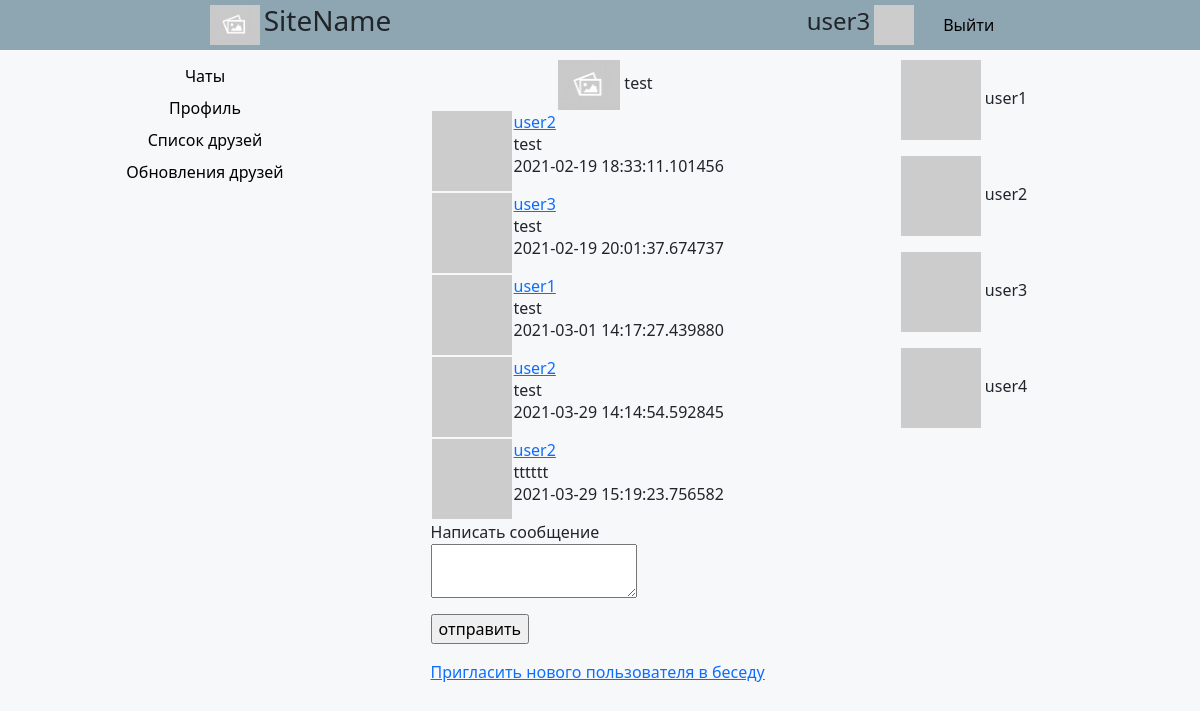
Before: /chat/test (signed in) with the older database file.
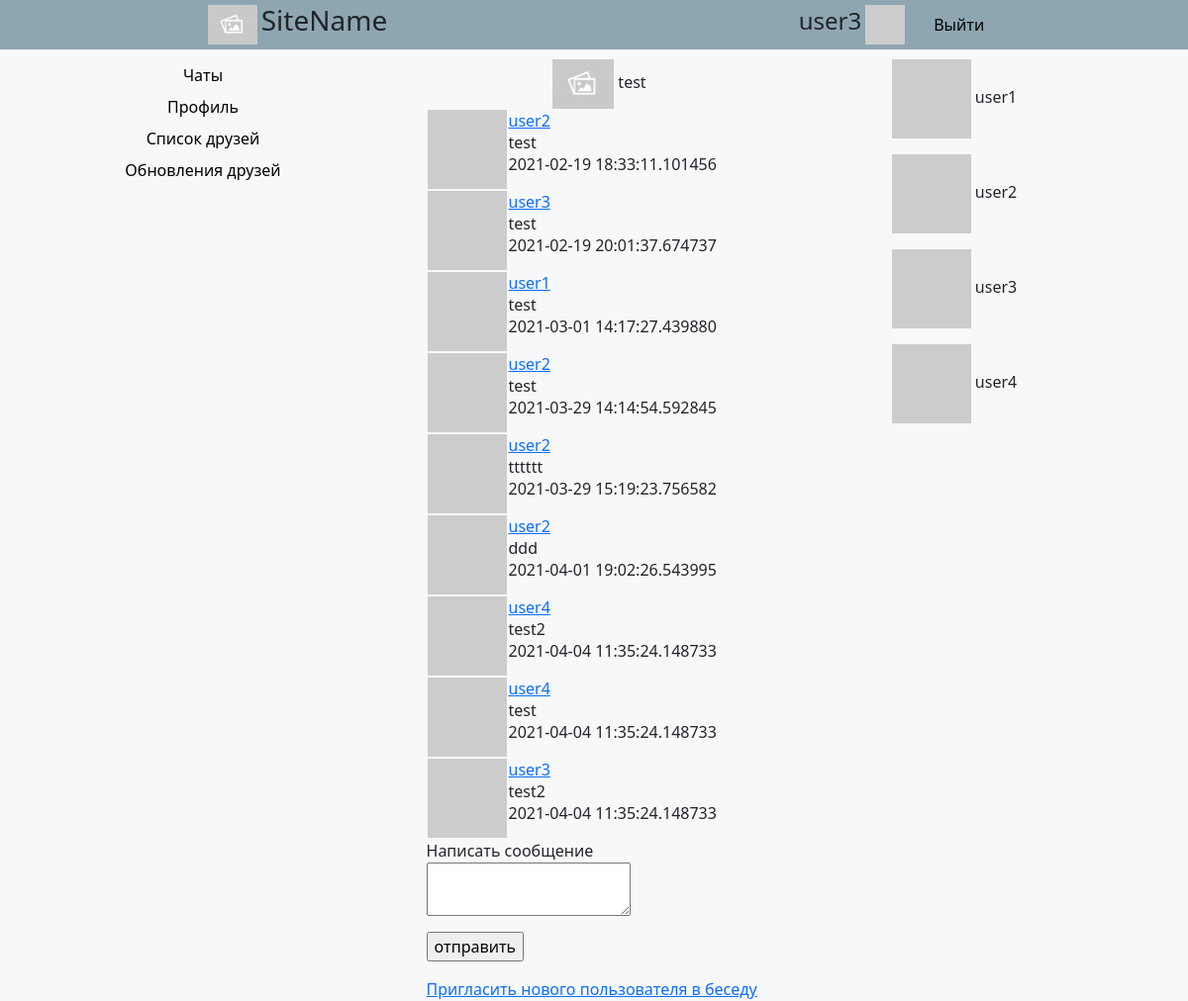
After: the same page with the newer database file.
### app/models.py (models this page shows, shortened)
class User(UserMixin, db.Model):
    id = db.Column(db.Integer, primary_key=True)
    username = db.Column(db.String(64), index=True, unique=True)
    email = db.Column(db.String(120), index=True, unique=True)
    password_hash = db.Column(db.String(128))
    posts = db.relationship('Post', backref='author', lazy='dynamic')
    invitations = db.relationship('Invitation', backref='user', lazy='dynamic')
    about_me = db.Column(db.String(140))
    last_seen = db.Column(db.DateTime, default=datetime.now(pytz.timezone('Europe/Moscow')))
    followed = db.relationship(
        'User', secondary=followers,
        primaryjoin=(followers.c.follower_id == id),
        secondaryjoin=(followers.c.followed_id == id),
        backref=db.backref('followers', lazy='dynamic'), lazy='dynamic')
    def avatar(self, size):
        digest = md5(self.email.lower().encode('utf-8')).hexdigest()
        return 'https://www.gravatar.com/avatar/{}?d=identicon&s={}'.format(
            digest, size)

class Chat(db.Model):
    id = db.Column(db.Integer, primary_key=True)
    name = db.Column(db.String(64), index=True)
    users = db.relationship('User', secondary=user_chats, backref='chats')
    posts = db.relationship('Post', backref='chat', lazy='dynamic')
    invitations = db.relationship('Invitation', backref='chat', lazy='dynamic')

class Post(db.Model):
    id = db.Column(db.Integer, primary_key=True)
    body = db.Column(db.String(140))
    timestamp = db.Column(db.DateTime, index=True, default=datetime.now(pytz.timezone('Europe/Moscow')))
    user_id = db.Column(db.Integer, db.ForeignKey('user.id'))
    chat_id = db.Column(db.Integer, db.ForeignKey('chat.id'))

### app/routes.py (the view)
@app.route('/chat/<name>', methods=['GET', 'Post'])
@login_required
def chat(name):
    form = PostForm()
    chat = Chat.query.filter_by(name=name).first()
    if form.validate_on_submit():
        post = Post(body=form.post.data, author=current_user, chat=chat,
                    timestamp=datetime.now(pytz.timezone('Europe/Moscow')))
        db.session.add(post)
        db.session.commit()
        return redirect(url_for('chat', name=chat.name))
    posts = chat.posts
    return render_template("chat.html", title='Home Page', form=form, chat=chat,
                           posts=posts)

### app/forms.py
class PostForm(FlaskForm):
    post = TextAreaField('Написать сообщение', validators=[
        DataRequired(), Length(min=1, max=140)])
    submit = SubmitField('отправить')

### app/models.py (called while the page is built)
@login.user_loader
def load_user(id):
    return User.query.get(int(id))

### app/routes.py (called while the page is built)
@app.before_request
def before_request():
    if current_user.is_authenticated:
        current_user.last_seen = datetime.now(pytz.timezone('Europe/Moscow'))
        db.session.commit()

### app/templates/chat.html (shortened to what this page needs)
{% extends "base.html" %}
{% block content %}
    <div class = 'main-part'>
    <link rel="stylesheet" href="../static/messages.css" type="text/css"/>
        <div class="chat-inf">
         <div class="chat-image">
            <img src="../static/empty.jpg">
            <label>
                {% if chat.name.find('none') == -1 %}
                    <label>{{ chat.name }}</label>
                {% elif chat.users[0] == current_user %}
                    <label>{{ chat.users[1].username }}</label>
                {% else %}
                    <label>{{ chat.users[0].username }}</label>
                {% endif %}
            </label>
        </div>
        </div>
        <div class="chat-message">
            {% for post in posts %}
                <table>
                    <tr valign="top">
                        <td><img src="{{ post.author.avatar(36) }}"></td>
                        <td><a href="{{ url_for('user', username=post.author.username) }}" {{ post.author.username }}> {{ post.author.username }} </a>
                            <br>{{ post.body }}
                            <br>{{ post.timestamp }}
                        </td>
                    </tr>
                </table>
            {% endfor %}
            <form action="" method="post">
                <p>
                    {{ form.post.label }}<br>
                    {{ form.post(size=64) }}<br>
                </p>
                <p>{{ form.submit() }}</p>
            </form>
            {% if chat.name.find('none') == -1 %}
                <a href="{{ url_for('invite_user', name=chat.name) }}">Пригласить нового пользователя в беседу</a>
            {% endif %}
        </div>
    </div>
    <div class = "notification-block">
        {% for user in chat.users %}
            <div class = "not-block">
                <p>
                    <img src="{{ user.avatar(36) }}">
                    {{ user.username }}
                </p>
            </div>
        {% endfor %}
    </div>
 {% endblock %}

### app/templates/base.html (shortened to what this page needs)
<html>
    <head>
        <link href="https://cdn.jsdelivr.net/npm/bootstrap@5.0.0-beta3/dist/css/bootstrap.min.css" rel="stylesheet">
        <link rel="stylesheet" href="../static/common.css" type="text/css"/>
        <link rel="stylesheet" href="../static/messages.css" type="text/css"/>
        <link rel="stylesheet" href="../static/friends.css" type="text/css"/>
    </head>
    <body>
        <header class = "first_color">
		    <div class = "name-logo">
			    <div>
				    <img src = "../static/empty.jpg"/>
			    </div>
			    <div>
				    <h3>SiteName</h3>
			    </div>
		    </div>
            {% if current_user.is_authenticated %}
		        <div class = "user-information" onclick="location.href='{{ url_for('user', username=current_user.username)}}';">
			        <div>
				        <h4>{{ current_user.username }}</h4>
			        </div>
			        <div>
				        <img src = "{{ current_user.avatar(128) }}"/>
			        </div>
                    <div>
                        {% if current_user.is_anonymous %}
                            <a href="{{ url_for('login') }}">Войти</a>
                        {% else %}
                            <a href="{{ url_for('logout') }}">Выйти</a>
                        {% endif %}
                    </div>
		        </div>
            {% endif %}
	</header>
        <div class="content">
            <div class="site-nav">
                <a href="{{ url_for('index') }}">Чаты</a>
                {% if not current_user.is_anonymous %}
                    <a href="{{ url_for('user', username=current_user.username) }}">Профиль</a>
                {% endif %}
                <a href="{{ url_for('list_of_friends') }}">Список друзей</a>
                <a href ="{{ url_for('news') }}"> Обновления друзей </a>
            </div>
            {% block content %}{% endblock %}
        </div>
    </body>
</html>

### app/static/common.css (style rules this page uses)
.first_color { background-color: #8ea6b2; }
body { padding: 0px; margin: 0px; background-color: #f7f8fa; }
header { width: 100%; height: 50px; display: flex; justify-content: space-around; }
.name-logo img { height: 40px; align-self: center; }
.name-logo h3 { align-self: center; }
.name-logo div { height: 100%; display: flex; padding-left: 4px; }
.name-logo { height: 100%; display: flex; }
.user-information img { height: 40px; align-self: center; }
.user-information h4 { align-self: center; cursor: pointer; }
.user-information div { height: 100%; display: flex; padding-left: 4px; }
.user-information { height: 100%; display: flex; }
.content { display: flex; padding-top: 10px; width: 100%; justify-content: center; }
.site-nav { display: flex; flex-direction: column; justify-content: center; align-items: center; align-self: baseline; }
.main-part { width: 50%; display: flex; align-items: center; flex-direction: column; margin-left: 10px; }

### app/static/messages.css (style rules this page uses)
.chat-inf { margin-left: 15px; }
.chat-image img { height: 50px; }
.notification-block { padding-left: 3px; width: 15%; }

### app/templates/base.html (style rules this page uses)
.site-nav a { text-decoration: none; color: black; border: 2px solid #f7f8fa; border-radius: 5px; padding: 2px; }
.user-information a { align-self: center; cursor: pointer; text-decoration: none; color: black; margin-left: 25px; }

Changed rows visible on the page:
added Post: author.username "user2", body "ddd", timestamp "2021-04-01 19:02:26.543995"
added Post: author.username "user4", body "test2", timestamp "2021-04-04 11:35:24.148733"
added Post: author.username "user4", body "test", timestamp "2021-04-04 11:35:24.148733"
added Post: author.username "user3", body "test2", timestamp "2021-04-04 11:35:24.148733"
